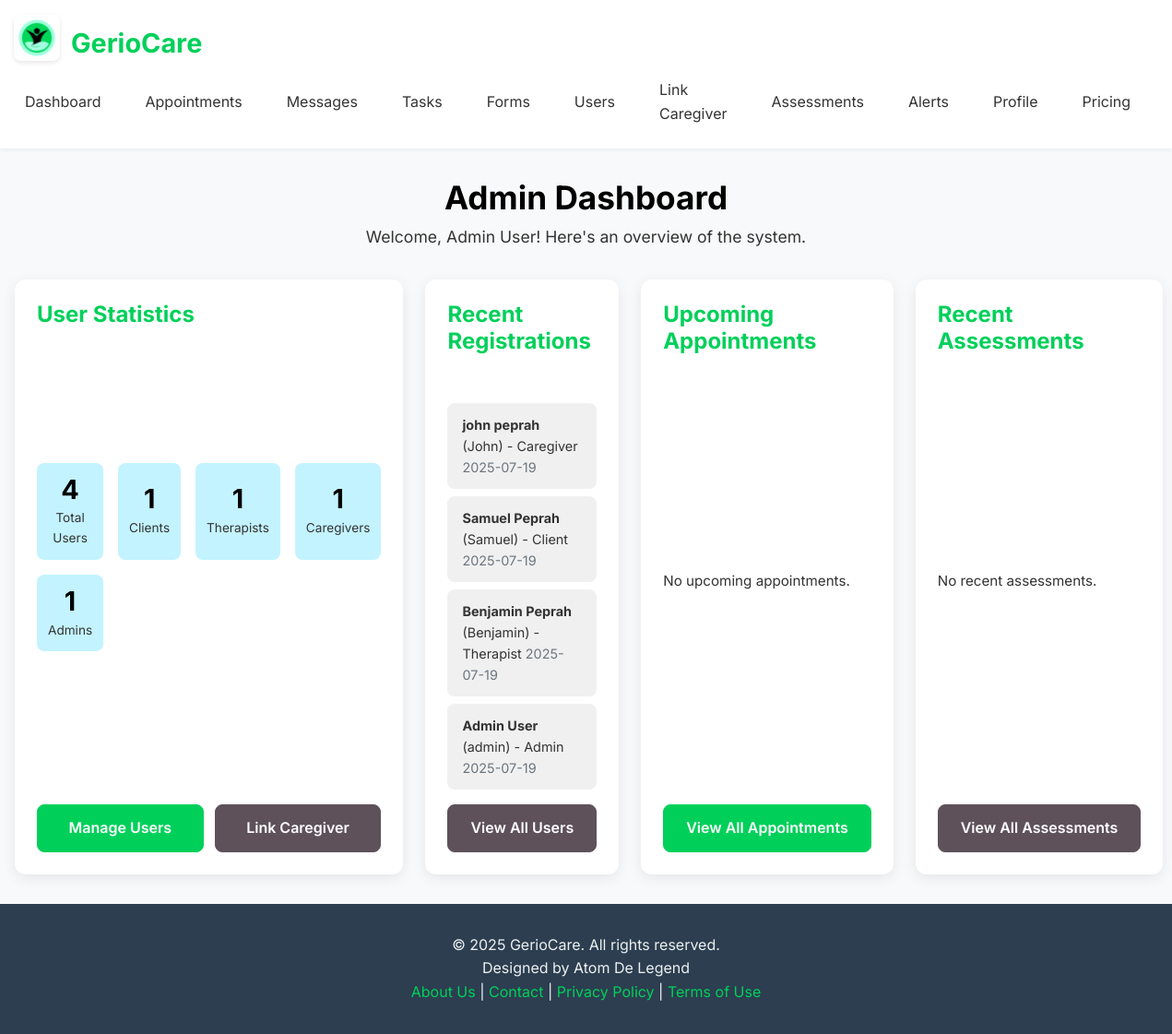
Screenshot of /admin_dashboard (signed in) with the database file from the repository.
### models.py (models this page shows, shortened)
class User(UserMixin, db.Model):
    id = db.Column(db.Integer, primary_key=True)
    username = db.Column(db.String(80), unique=True, nullable=False)
    email = db.Column(db.String(120), unique=True, nullable=False)
    name = db.Column(db.String(120), nullable=False)
    password_hash = db.Column(db.String(128), nullable=False)
    role = db.Column(db.String(20), nullable=False, default='client') # 'admin', 'therapist', 'client', 'caregiver'
    is_online = db.Column(db.Boolean, default=False)
    last_online = db.Column(db.DateTime, default=datetime.utcnow)
    client_appointments = db.relationship('Appointment', foreign_keys='Appointment.client_id', backref='client', lazy=True)
    therapist_appointments = db.relationship('Appointment', foreign_keys='Appointment.therapist_id', backref='therapist', lazy=True)
    sent_messages = db.relationship('UserMessage', foreign_keys='UserMessage.sender_id', backref='sender', lazy=True)
    received_messages = db.relationship('UserMessage', foreign_keys='UserMessage.receiver_id', backref='receiver', lazy=True)
    alerts = db.relationship('Alert', backref='user', lazy=True)
    assigned_tasks = db.relationship('Task', foreign_keys='Task.client_id', backref='client_user', lazy=True)
    created_tasks = db.relationship('Task', foreign_keys='Task.therapist_id', backref='therapist_user', lazy=True)
    client_assessments = db.relationship('PatientAssessment', foreign_keys='PatientAssessment.client_id', backref='assessed_client', lazy=True)
    therapist_assessments = db.relationship('PatientAssessment', foreign_keys='PatientAssessment.therapist_id', backref='assessing_therapist', lazy=True)
    caregivers_of_client = db.relationship(
        'User', secondary=client_caregivers,
        primaryjoin=(client_caregivers.c.client_id == id),
        secondaryjoin=(client_caregivers.c.caregiver_id == id),
        backref=db.backref('clients_managed', lazy='dynamic'),
        lazy='dynamic'
    )
    subscriptions = db.relationship('Subscription', backref='user', lazy=True)

### app.py (the view)
@app.route('/admin_dashboard')
@login_required
@role_required('admin')
def admin_dashboard():
    total_users = User.query.count()
    total_clients = User.query.filter_by(role='client').count()
    total_therapists = User.query.filter_by(role='therapist').count()
    total_admins = User.query.filter_by(role='admin').count()
    total_caregivers = User.query.filter_by(role='caregiver').count() # ADDED
    recent_users = User.query.order_by(User.id.desc()).limit(5).all()
    now_utc = datetime.utcnow()
    upcoming_appointments = Appointment.query.filter(
        Appointment.start_time >= now_utc,
        Appointment.start_time <= now_utc + timedelta(days=7)
    ).order_by(Appointment.start_time.asc()).limit(5).all()
    recent_assessments = PatientAssessment.query.order_by(PatientAssessment.submitted_at.desc()).limit(5).all()
    return render_template('dashboards/admin_dashboard.html',
                            total_users=total_users,
                            total_clients=total_clients,
                            total_therapists=total_therapists,
                            total_admins=total_admins,
                            total_caregivers=total_caregivers, # ADDED
                            recent_users=recent_users,
                            upcoming_appointments=upcoming_appointments,
                            recent_assessments=recent_assessments)

### app.py (called while the page is built, shortened)
def has_active_subscription(user):
    if not user.is_authenticated or user.role != 'client':
        return True # Non-clients or unauthenticated users don't need a subscription to proceed

@app.context_processor
def inject_global_data():
    has_sub = False
    if current_user.is_authenticated:
        has_sub = has_active_subscription(current_user)
    return {
        'app_version': app.config.get('APP_VERSION', 'N/A'), # Get from config
        'now': datetime.utcnow(), # Using 'now' for consistency with existing templates
        'unread_alerts_count': Alert.query.filter_by(user_id=current_user.id, is_read=False).count() if current_user.is_authenticated else 0,
        'has_active_subscription_func': has_active_subscription, # Make the function itself available
        'user_has_active_subscription': has_sub # A boolean flag for simpler checks in templates
    }

def login_required(f):
    @wraps(f)
    def decorated_function(*args, **kwargs):
        if not current_user.is_authenticated:
            flash("You need to be logged in to view this page.", "info")
            return redirect(url_for("login"))
        return f(*args, **kwargs)
    return decorated_function

def role_required(*roles):
    def wrapper(fn):
        @wraps(fn)
        def decorated(*args, **kwargs):
            if not current_user.is_authenticated or current_user.role not in roles:
                abort(403) # Forbidden
            return fn(*args, **kwargs)
        return decorated
    return wrapper

@login_manager.user_loader
def load_user(user_id):
    return User.query.get(int(user_id))

### templates/dashboards/admin_dashboard.html (shortened to what this page needs)
{% extends 'base.html' %}
{% block head_css %}
    <link rel="stylesheet" href="{{ url_for('static', filename='css/dashboards/admin_dashboard.css') }}">
{% endblock %}
{% block content %}
<div class="dashboard-container">
    <h1 class="dashboard-title">Admin Dashboard</h1>
    <p class="dashboard-subtitle">Welcome, {{ current_user.name }}! Here's an overview of the system.</p>
    <div class="dashboard-grid">
        <div class="dashboard-card user-stats-card">
            <h3 class="card-title">User Statistics</h3>
            <div class="stats-grid">
                <div class="stat-item">
                    <span class="stat-value">{{ total_users }}</span>
                    <span class="stat-label">Total Users</span>
                </div>
                <div class="stat-item">
                    <span class="stat-value">{{ total_clients }}</span>
                    <span class="stat-label">Clients</span>
                </div>
                <div class="stat-item">
                    <span class="stat-value">{{ total_therapists }}</span>
                    <span class="stat-label">Therapists</span>
                </div>
                <div class="stat-item">
                    <span class="stat-value">{{ total_caregivers }}</span>
                    <span class="stat-label">Caregivers</span>
                </div>
                <div class="stat-item">
                    <span class="stat-value">{{ total_admins }}</span>
                    <span class="stat-label">Admins</span>
                </div>
            </div>
            <div class="card-actions mt-3">
                <a href="{{ url_for('users_list') }}" class="btn btn-primary btn-sm">Manage Users</a>
                <a href="{{ url_for('link_caregiver') }}" class="btn btn-secondary btn-sm">Link Caregiver</a>
            </div>
        </div>
        <div class="dashboard-card recent-users-card">
            <h3 class="card-title">Recent Registrations</h3>
            <div class="user-list mt-3">
                {% if recent_users %}
                    <ul>
                        {% for user in recent_users %}
                            <li>
                                <strong>{{ user.name }}</strong> ({{ user.username }}) - <span class="role-badge role-{{ user.role }}">{{ user.role | capitalize }}</span>
                                <span class="text-muted text-sm">{{ user.last_online.strftime('%Y-%m-%d') }}</span>
                            </li>
                        {% endfor %}
                    </ul>
                {% else %}
                    <p class="text-muted">No recent users registered yet.</p>
                {% endif %}
            </div>
            <div class="card-actions mt-3">
                <a href="{{ url_for('users_list') }}" class="btn btn-secondary btn-sm">View All Users</a>
            </div>
        </div>
        <div class="dashboard-card appointment-card">
            <h3 class="card-title">Upcoming Appointments</h3>
            <div class="appointment-list mt-3">
                {% if upcoming_appointments %}
                    <ul>
                        {% for appt in upcoming_appointments %}
                            <li>
                                <strong>{{ appt.client.name }}</strong> with <strong>{{ appt.therapist.name }}</strong>
                                <br>
                                <span class="text-muted text-sm">{{ appt.start_time.strftime('%Y-%m-%d %H:%M') }}</span>
                            </li>
                        {% endfor %}
                    </ul>
                {% else %}
                    <p class="text-muted">No upcoming appointments.</p>
                {% endif %}
            </div>
            <div class="card-actions mt-3">
                <a href="{{ url_for('appointments') }}" class="btn btn-primary btn-sm">View All Appointments</a>
            </div>
        </div>
        <div class="dashboard-card assessments-card">
            <h3 class="card-title">Recent Assessments</h3>
            <div class="assessment-list mt-3">
                {% if recent_assessments %}
                    <ul>
                        {% for assessment in recent_assessments %}
                            <li>
                                <strong>{{ assessment.assessed_client.name }}</strong> ({{ assessment.form_type | replace('_', ' ') | title }})
                                <br>
                                <span class="text-muted text-sm">Submitted: {{ assessment.submitted_at.strftime('%Y-%m-%d') }}</span>
                            </li>
                        {% endfor %}
                    </ul>
                {% else %}
                    <p class="text-muted">No recent assessments.</p>
                {% endif %}
            </div>
            <div class="card-actions mt-3">
                <a href="{{ url_for('assessments_list') }}" class="btn btn-secondary btn-sm">View All Assessments</a>
            </div>
        </div>
    </div>
</div>
{% endblock %}

### static/css/base.css (style rules this page uses)
*, *::before, *::after { box-sizing: border-box; margin: 0; padding: 0; }
html { font-size: 16px; scroll-behavior: smooth; box-sizing: border-box; }
body { font-family: 'Inter', sans-serif; line-height: 1.6; color: var(--color-text-dark); background-color: var(--color-background-light); min-height: 100vh; display: flex; flex-direction: column; }
:root { --color-vibrant-green: #00D05A; --color-light-aqua: #C3F3FF; --color-black: #000000; --color-muted-purple-gray: #5E515A; --color-darker-green: #63B95F; --color-pink-magenta: #DE50AA; --color-primary: var(--color-vibrant-green); --color-secondary: var(--color-muted-purple-gray); --color-accent: var(--color-pink-magenta); --color-background-light: #f8f9fa; --color-background-dark: #2c3e50; --color-text-dark: #333; --color-text-light: #ecf0f1; --color-border: #ced4da; --color-success: #28a745; --color-danger: #dc3545; --color-info: #17a2b8; --color-warning: #ffc107; --color-link: #007bff; --color-primary-light: #E0F7FA; --color-accent-light: #ffebeb; }
h1, h2, h3, h4, h5, h6 { font-family: 'Inter', sans-serif; color: var(--color-black); margin-bottom: 0.5em; line-height: 1.2; }
h1 { font-size: 2.5rem; }
h3 { font-size: 1.75rem; }
p { margin-bottom: 1em; }
a { color: var(--color-primary); text-decoration: none; transition: color 0.3s ease; }
.btn { display: inline-flex; padding: 0.75rem 1.5rem; font-size: 1rem; font-weight: 600; text-align: center; white-space: nowrap; vertical-align: middle; cursor: pointer; border: 1px solid transparent; border-radius: 0.5rem; transition: all 0.2s ease-in-out; -webkit-user-select: none; user-select: none; align-items: center; justify-content: center; gap: 0.5rem; }
.btn-primary { color: #fff; background-color: var(--color-primary); border-color: var(--color-primary); }
.btn-secondary { color: #fff; background-color: var(--color-secondary); border-color: var(--color-secondary); }
.mt-3 { margin-top: 1.5rem; }
.text-muted { color: #6c757d; }

### static/css/dashboards/admin_dashboard.css (style rules this page uses)
.dashboard-container { padding: 2rem 1rem; background-color: var(--color-background-light); min-height: calc(100vh - 120px); }
.dashboard-title { font-size: 2.2rem; color: var(--color-black); text-align: center; margin-bottom: 0.5rem; }
.dashboard-subtitle { font-size: 1.1rem; color: var(--color-text-dark); text-align: center; margin-bottom: 2rem; }
.dashboard-grid { display: grid; gap: 1.5rem; grid-template-columns: 1fr; }
.dashboard-card { background-color: #fff; padding: 1.5rem; border-radius: 0.75rem; box-shadow: 0 4px 15px rgba(0, 0, 0, 0.08); display: flex; flex-direction: column; justify-content: space-between; }
.card-title { font-size: 1.5rem; color: var(--color-primary); margin-bottom: 0.75rem; }
.dashboard-card p { color: var(--color-text-dark); font-size: 0.95rem; margin-bottom: 1rem; }
.card-actions { display: flex; flex-wrap: wrap; gap: 0.75rem; margin-top: 1rem; }
.card-actions .btn { flex-grow: 1; }
.user-stats-card .stats-grid { display: grid; grid-template-columns: repeat(2, 1fr); gap: 1rem; margin-bottom: 1rem; }
.user-stats-card .stat-item { background-color: var(--color-light-aqua); padding: 0.75rem; border-radius: 0.5rem; text-align: center; display: flex; flex-direction: column; align-items: center; justify-content: center; }
.user-stats-card .stat-value { font-size: 1.8rem; font-weight: 700; color: var(--color-black); line-height: 1.2; }
.user-stats-card .stat-label { font-size: 0.85rem; color: var(--color-text-dark); margin-top: 0.2rem; }
.user-list ul, .appointment-list ul, .assessment-list ul { list-style: none; padding: 0; margin-top: 1rem; }
.user-list li, .appointment-list li, .assessment-list li { background-color: #f0f0f0; padding: 0.75rem 1rem; border-radius: 0.5rem; margin-bottom: 0.5rem; font-size: 0.9rem; color: var(--color-text-dark); }
.user-list li:last-child, .appointment-list li:last-child, .assessment-list li:last-child { margin-bottom: 0; }
@media (min-width: 768px) { .dashboard-grid { grid-template-columns: repeat(2, 1fr); } }
@media (min-width: 992px) { .dashboard-grid { grid-template-columns: repeat(3, 1fr); } }
@media (min-width: 992px) { .user-stats-card .stats-grid { grid-template-columns: repeat(4, 1fr); } }
@media (min-width: 1200px) { .dashboard-grid { grid-template-columns: repeat(4, 1fr); } }

### rows the page displays
User: name "Admin User", username "admin", role "Admin", last_online "2025-07-19"
User: name "john peprah", username "John", role "Caregiver", last_online "2025-07-19"
User: name "Samuel Peprah", username "Samuel", role "Client", last_online "2025-07-19"
User: name "Benjamin Peprah", username "Benjamin", role "Therapist", last_online "2025-07-19"

### other values shown
{{ total_users }} "4"
{{ total_clients }} "1"
{{ total_therapists }} "1"
{{ total_caregivers }} "1"
{{ total_admins }} "1"
